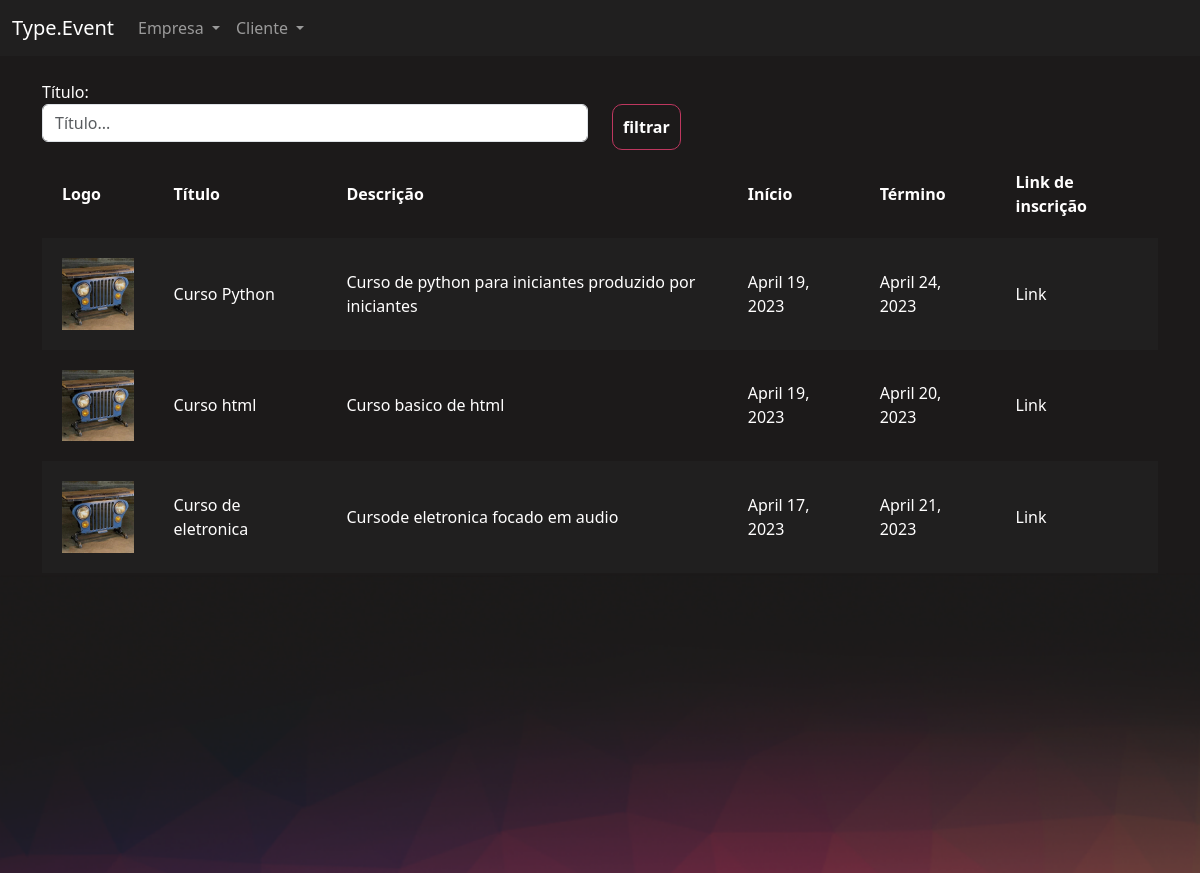
The page /eventos/gerenciar_evento/ (signed in) on the database its author committed.
### eventos/models.py (models this page shows, shortened)
class Evento(models.Model):
    criador = models.ForeignKey(User, on_delete=models.DO_NOTHING)
    nome = models.CharField(max_length=200)
    descricao = models.TextField()
    data_inicio = models.DateField()
    data_termino = models.DateField()
    carga_horaria = models.IntegerField()
    logo = models.FileField(upload_to="logos")
    participantes = models.ManyToManyField(User, related_name="evento_participante", blank=True)
    cor_principal = models.CharField(max_length=7)
    cor_secundaria = models.CharField(max_length=7)
    cor_fundo = models.CharField(max_length=7)

### eventos/views.py (the view)
# urls.py: path('gerenciar_evento/', views.gerenciar_evento, name="gerenciar_evento"),
@login_required
def gerenciar_evento(request):
    if request.method == "GET":
        nome = request.GET.get('nome')
        eventos = Evento.objects.filter(criador=request.user)
        if nome:
            eventos = eventos.filter(nome__contains=nome)
        return render(request, 'gerenciar_evento.html', {'eventos': eventos})

### eventos/templates/gerenciar_evento.html (shortened to what this page needs)
{% extends "base/base_evento.html" %}
{% load static %}
{% block 'importacoes' %}
    <link href="{% static 'evento/css/gerenciar_evento.css' %}" rel="stylesheet">
{% endblock %}
{% block 'conteudo' %}
    <div class="container">
        <br>
        <div class="row">
            <div class="col-md">
                <form action="" method="titulo">
                <label>Título:</label>
                <input type="text" placeholder="Título..." class="form-control" name="nome">
            </div>
            <div class="col-md">
                <br>
                <input type="submit" class="btn-principal" value="filtrar">
            </div>
        </div>
        <table>
            <tr>
                <th>Logo</th>
                <th>Título</th>
                <th>Descrição</th>
                <th>Início</th>
                <th>Término</th>
                <th>Link de inscrição</th>
            </tr>
            {% for evento in eventos %}
            <tr class="{% cycle 'linha' 'linha2' %}">
                <td width="10%"><a href="{% url 'participantes_evento' evento.id %}"><img width="100%" src="/media/{{evento.logo}}"></a></td>
                <td>{{evento.nome}}</td>
                <td>{{evento.descricao}}</td>
                <td>{{evento.data_inicio}}</td>
                <td>{{evento.data_termino}}</td>
                <td>Link</td>
            </tr>
        {% endfor %}
        </table>
    </div>
{% endblock %}

### templates/base/base_evento.html (shortened to what this page needs)
{% extends 'base/base.html' %}
{% load static %}
{% block 'head' %}
    {% block 'importacoes' %}{% endblock %}
    <link href="{% static 'evento/css/evento.css' %}" rel="stylesheet">
    <link href="{% static 'usuarios/css/usuarios.css' %}" rel="stylesheet">
{% endblock %}
{% block 'body' %}
    <nav class="navbar navbar-expand-lg bg-body-tertiary navbar-color" data-bs-theme="dark">
        <div class="container-fluid">
            <a class="navbar-brand" href="#">Type.Event</a>
            <div class="collapse navbar-collapse" id="navbarNavDropdown">
            <ul class="navbar-nav">
                <li class="nav-item dropdown">
                    <a class="nav-link dropdown-toggle" href="#" role="button" data-bs-toggle="dropdown" aria-expanded="false">
                        Empresa
                    </a>
                </li>
                <li class="nav-item dropdown">
                    <a class="nav-link dropdown-toggle" href="#" role="button" data-bs-toggle="dropdown" aria-expanded="false">
                        Cliente
                    </a>
                </li>
            </ul>
            </div>
        </div>
    </nav>
    <div style="min-height: 60vh">
        {% block 'conteudo' %}
        {% endblock %}
    </div>
    <div class="fundo-pagina">
    </div>
{% endblock %}

### templates/base/base.html (shortened to what this page needs)
{% load static %}
<!doctype html>
<html lang="pt-br">
<head>
    <link href="{% static 'geral/css/base.css' %}" rel="stylesheet">
    <link href="https://cdn.jsdelivr.net/npm/bootstrap@5.3.0-alpha1/dist/css/bootstrap.min.css" rel="stylesheet">
    {% block 'head' %}{% endblock %}
</head>
<body>
    {% block 'body' %}{% endblock %}
</body>
</html>

### templates/static/geral/css/base.css (style rules this page uses)
body { color: rgb(255, 254, 254) !important; }
:root { --main-color: #201F1F; --dark-color: #1C1A1A; --contrast-color: #BE375F; --differential-color: #ED8554; }

### templates/static/evento/css/gerenciar_evento.css (style rules this page uses)
table { width: 100%; padding: 20px; }
.linha { height: 40px; background-color: var(--main-color); padding: 20px; }
td, th { padding: 20px; }

### templates/static/evento/css/evento.css (style rules this page uses)
.navbar-color { background-color: #201F1F !important; }
body { background-color: #1C1A1A; }
.fundo-pagina { background-image: url('/static/evento/img/fundo_pagina.png'); height: 300px; background-size: cover; }

### templates/static/usuarios/css/usuarios.css (style rules this page uses)
.btn-principal { background-color: transparent; border: 1px solid var(--contrast-color); color: white; padding: 10px; border-radius: 10px; font-weight: bold; }

### rows shown on the page
Evento: logo (picture), nome "Curso Python", descricao "Curso de python para iniciantes produzido por iniciantes", data_inicio "April 19, 2023", data_termino "April 24, 2023"
Evento: logo (picture), nome "Curso html", descricao "Curso basico de html", data_inicio "April 19, 2023", data_termino "April 20, 2023"
Evento: logo (picture), nome "Curso de eletronica", descricao "Cursode eletronica focado em audio", data_inicio "April 17, 2023", data_termino "April 21, 2023"
